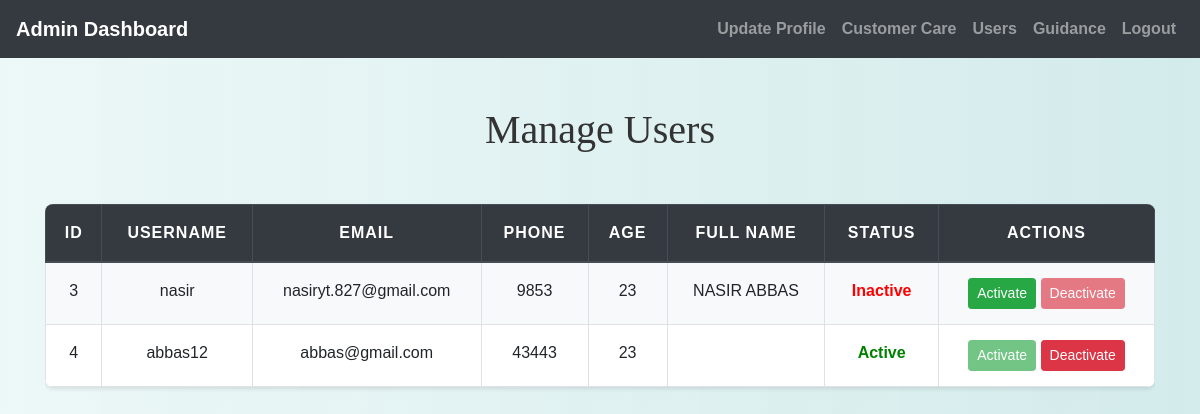
Before: /admin/manage_users.php (signed in) with the older database file.
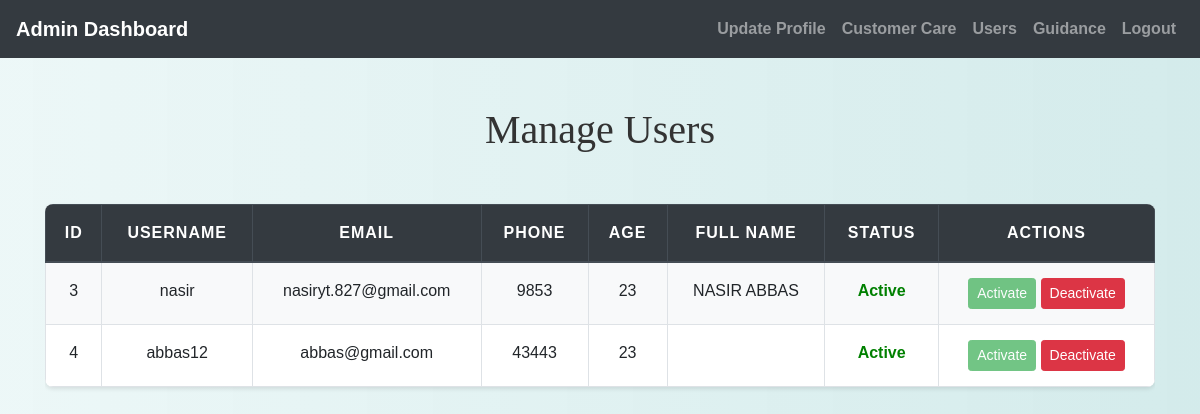
After: the same page with the newer database file.
### tables this page shows
CREATE TABLE `users` (
  `id` int(11) NOT NULL,
  `username` varchar(50) NOT NULL,
  `password` varchar(255) NOT NULL,
  `email` varchar(100) NOT NULL,
  `phone` varchar(20) NOT NULL,
  `age` int(11) DEFAULT NULL,
  `full_name` varchar(255) NOT NULL,
  `bio` text DEFAULT NULL,
  `status` enum('active','inactive') DEFAULT 'active'
);

### admin/manage_users.php (the view, shortened to what this page needs)
<?php
include('config.php');
$sql = "SELECT id, username, email, phone, age, full_name, status FROM users";
$result = $conn->query($sql);
?>
<!DOCTYPE html>
<html lang="en">
<head>
    <link rel="stylesheet" href="https://maxcdn.bootstrapcdn.com/bootstrap/4.5.2/css/bootstrap.min.css">
    <link rel="stylesheet" href="../css/style.css">
</head>
<body>
    <?php include('admin_navbar.php'); ?>
    <div class="container mt-5">
        <h1>Manage Users</h1>
        <div class="table-responsive">
            <table class="table table-bordered">
                <thead class="thead-dark">
                    <tr>
                        <th>ID</th>
                        <th>Username</th>
                        <th>Email</th>
                        <th>Phone</th>
                        <th>Age</th>
                        <th>Full Name</th>
                        <th>Status</th>
                        <th>Actions</th>
                    </tr>
                </thead>
                <tbody>
                    <?php if ($result->num_rows > 0): ?>
                        <?php while ($row = $result->fetch_assoc()): ?>
                            <tr>
                                <td><?php echo $row['id']; ?></td>
                                <td><?php echo htmlspecialchars($row['username']); ?></td>
                                <td><?php echo htmlspecialchars($row['email']); ?></td>
                                <td><?php echo htmlspecialchars($row['phone']); ?></td>
                                <td><?php echo htmlspecialchars($row['age']); ?></td>
                                <td><?php echo htmlspecialchars($row['full_name']); ?></td>
                                <td class="<?php echo 'status-' . $row['status']; ?>">
                                    <?php echo ucfirst($row['status']); ?>
                                </td>
                                <td>
                                    <form method="POST" class="d-inline-block">
                                        <button type="submit" name="status" value="active"
                                            class="btn btn-success btn-sm"
                                            <?php if ($row['status'] === 'active') echo 'disabled'; ?>>
                                            Activate
                                        </button>
                                        <button type="submit" name="status" value="inactive"
                                            class="btn btn-danger btn-sm"
                                            <?php if ($row['status'] === 'inactive') echo 'disabled'; ?>>
                                            Deactivate
                                        </button>
                                    </form>
                                </td>
                            </tr>
                        <?php endwhile; ?>
                    <?php else: ?>
                        <tr>
                            <td colspan="8" class="text-center">No users found.</td>
                        </tr>
                    <?php endif; ?>
                </tbody>
            </table>
        </div>
    </div>
</body>
</html>

### admin/admin_navbar.php (shortened to what this page needs)
<nav class="navbar navbar-expand-lg navbar-dark bg-dark">
  <a class="navbar-brand" href="admin_home.php">Admin Dashboard</a>
  <div class="collapse navbar-collapse" id="navbarNav">
    <ul class="navbar-nav ml-auto">
      <li class="nav-item ">
        <a class="nav-link" href="update_admin.php">Update Profile</a>
      </li>
      <li class="nav-item ">
        <a class="nav-link" href="admin_reply.php">Customer Care</a>
      </li>
      <li class="nav-item ">
        <a class="nav-link" href="manage_users.php">Users</a>
      </li>
      <li class="nav-item ">
        <a class="nav-link" href="manage_guidance.php">Guidance</a>
      </li>
      <li class="nav-item">
        <a class="nav-link" href="logout.php">Logout</a>
      </li>
    </ul>
  </div>
</nav>

### css/style.css (style rules this page uses)
body { background: linear-gradient(90deg, rgba(233, 246, 246, 0.831), rgba(207, 233, 233, 0.9)); font-family: 'Arial', sans-serif; color: #333; line-height: 1.6; }
h1, h2, h3, h4 { text-align: center; margin-top: 30px; margin-bottom: 30px; font-family: 'Georgia', serif; }
.container { margin-bottom: 40px; }
.table { width: 100%; border-collapse: collapse; margin-top: 20px; font-size: 16px; background-color: #ffffff; border-radius: 8px; overflow: hidden; box-shadow: 0 2px 4px rgba(0, 0, 0, 0.1); }
.table th, .table td { padding: 15px; border: 1px solid #dee2e6; text-align: center; }
.table thead th { background-color: #004d4d; color: white; font-weight: bold; text-transform: uppercase; letter-spacing: 1px; }
.table tbody tr:nth-child(odd) { background-color: #f8f9fa; }
a { color: #006666; text-decoration: none; font-weight: bold; }

### admin/manage_users.php (style rules this page uses)
.status-active { color: green; font-weight: bold; }
.status-inactive { color: red; font-weight: bold; }

Changed rows visible on the page:
changed users "nasir": status "Inactive" → "Active"
